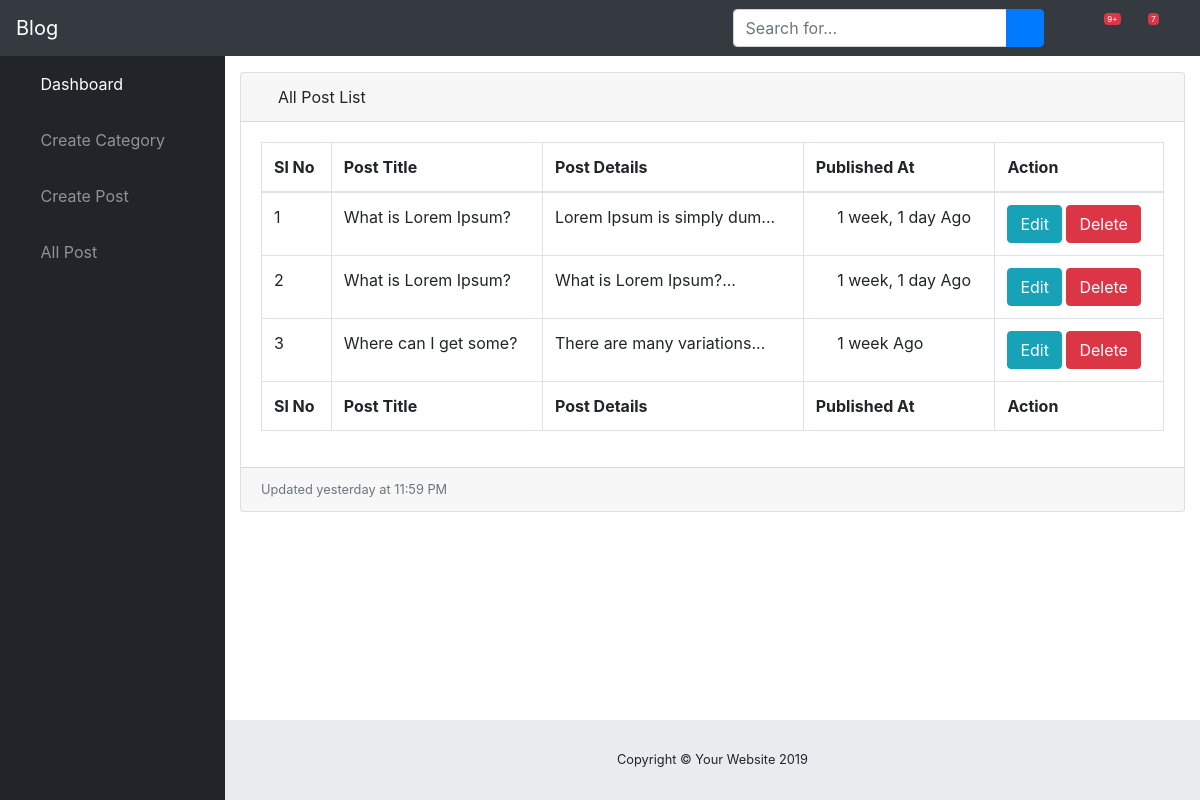
Page /dashboard/posts (signed in) on the earlier database version.
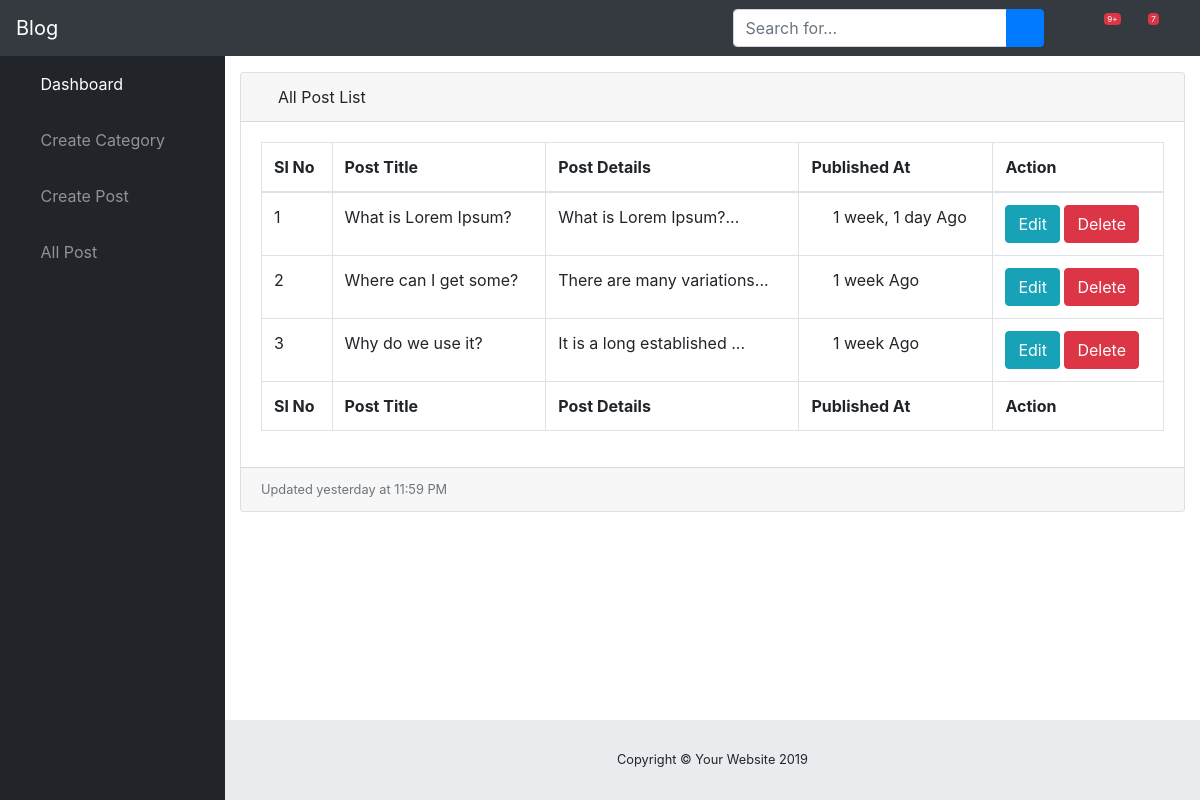
Same page on the later database version.
### dashboard/models.py (models this page shows, shortened)
class BlogPost(models.Model):
    title = models.CharField(max_length=255)
    details = models.TextField()
    category = models.ForeignKey(Category, on_delete=models.DO_NOTHING, default=1)
    publish_date = models.DateTimeField(auto_now_add=True)
    update_date = models.DateTimeField(auto_now=True)
    status = models.BooleanField(default=0)

### dashboard/views.py (the view)
# urls.py: path('posts', views.showAllpost, name='showallpost'),
@login_required
def showAllpost(request):
    all_post = BlogPost.objects.all()
    context = {
        'all_post': all_post
    }
    return render(request, 'dashboard/post_list.html', context)

### dashboard/templates/dashboard/post_list.html (shortened to what this page needs)
{% extends 'dashboard/base.html' %}
{% load humanize %}
{% block content %}
<div class="card mb-3">
          <div class="card-header">
            <i class="fas fa-table"></i>
            All Post List</div>
          <div class="card-body">
            <div class="table-responsive">
              <table class="table table-bordered" id="dataTable" width="100%" cellspacing="0">
                <thead>
                  <tr>
                    <th>Sl No</th>
                    <th>Post Title</th>
                    <th>Post Details</th>
                    <th>Published At </th>
                    <th>Action</th>
                  </tr>
                </thead>
                <tfoot>
                  <tr>
                    <th>Sl No</th>
                    <th>Post Title</th>
                    <th>Post Details</th>
                    <th>Published At </th>
                    <th>Action</th>
                  </tr>
                </tfoot>
                <tbody>
                {% for post_value in all_post %}
                  <tr>
                    <td>{{ forloop.counter }}</td>
                    <td>{{ post_value.title }}</td>
                    <td>{{ post_value.details|slice:":25"}}...</td>
                    <td> <i class="fa fa-clock"></i>&nbsp; {{ post_value.publish_date | timesince  }} Ago </td>
                    <td>
                            <a href="{% url 'postupdate'  post_value.pk %}"> <button class="btn btn-info">Edit</button></a>
                            <a href="{% url 'postdelete' post_value.pk %}"> <button class="btn btn-danger">Delete</button></a>
                    </td>
                  </tr>
                {% endfor %}
                </tbody>
              </table>
            </div>
          </div>
          <div class="card-footer small text-muted">Updated yesterday at 11:59 PM</div>
        </div>
      </div>
{% endblock content %}

Differences in the rows shown:
removed BlogPost: title "What is Lorem Ipsum?", details "Lorem Ipsum is simply dum", publish_date "1 week, 1 day"
added BlogPost: title "Why do we use it?", details "It is a long established", publish_date "1 week"
